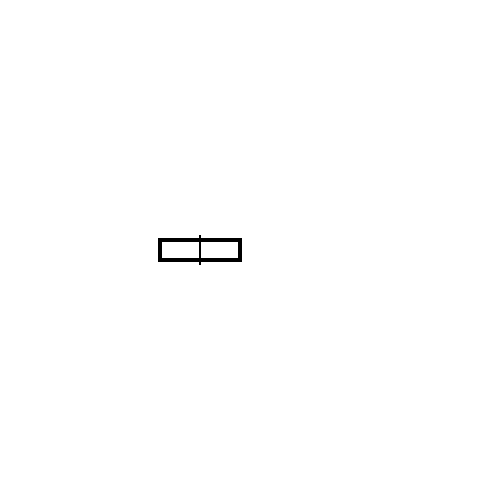
Frame 1 (no input)
Frame 60 (no input): identical to frame 1, image omitted
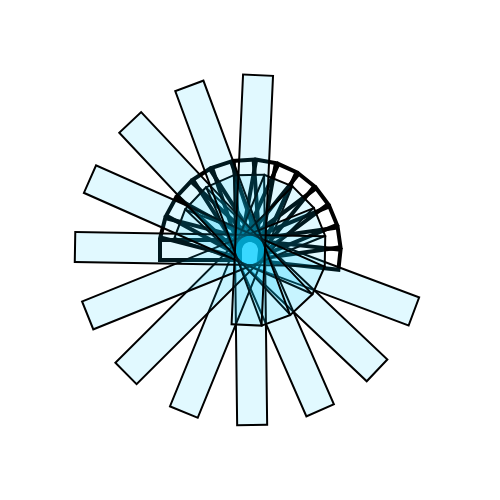
Frame 120 (the mouse pressed at the canvas centre since frame 60)

The p5.js sketch that drew these frames (run headless with seeded random() and noise() and a simulated clock; from frame 60 on, the mouse is pressed at the canvas centre):

// p5.js sketch
// ── sketch.js

var rAngle = 0;

function setup() {
  createCanvas(500, 500);
  smooth();
  background(255);
}

function draw() {
  background(255);
  stroke(0);
  strokeWeight(4);

  noFill();
  rectMode(CENTER);

for (var i = 0; i < 14; i++){
push();
translate(width/2, height/2);
rotate(rAngle);
rect(-50, 0, 80, 20);
pop();
var div = map(mouseX, 0.0, 500.0, 0.0, 0.5);
rAngle = rAngle + div;
}

strokeWeight(2);
fill(0,200,255,30);
for (var i = 0; i < 12; i++){
push();
translate(width/2, height/2);
rotate(rAngle);
rect(-50, 0, mouseY, 30);
pop();
var div = map(mouseX, 0.0, 500.0, 0.0, 0.8);
rAngle = rAngle + div;
}
rAngle = 0.0;

}
